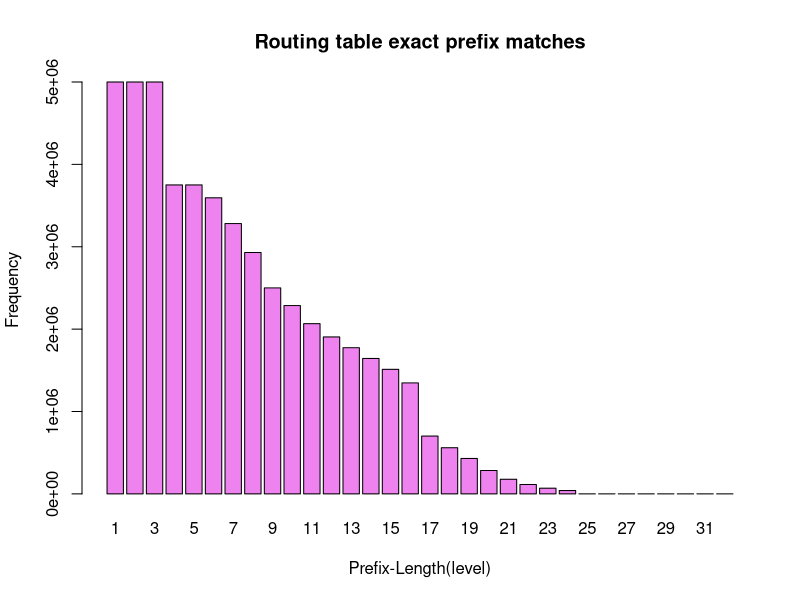

This chart was generated by the following R code:
data <- read.csv("radix1_cdf.csv",header=FALSE)
barplot(data[,2],col="violet",ylab="Frequency",xlab="Prefix-Length(level)",names.arg=data[,1],main="Routing table exact prefix matches")
